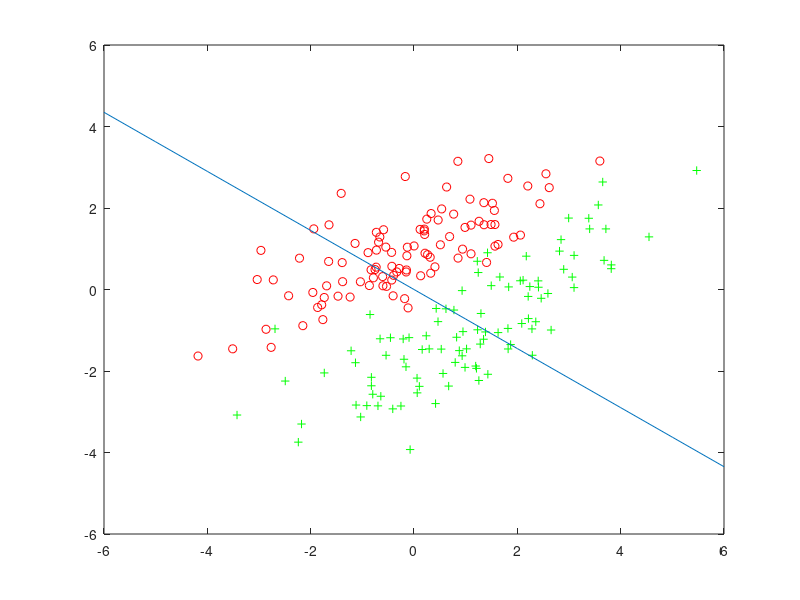

MATLAB code for this plot:
load testdata_fisher.mat
X1x=X1(:,1);
X1y=X1(:,2);
X2x=X2(:,1);
X2y=X2(:,2);
C1=cov(X1);
C2=cov(X2);
u1=(mean(X1))';
u2=(mean(X2))';
w=(C1+C2)\(u1-u2);
k=w(1)/w(2);
plot(X1x,X1y,'ro')
hold on
plot(X2x,X2y,'g+')
hold on
%line([-w(1),w(1)],[-w(2),w(2)])
n=(-6:1:6);
y=n*k;
plot(n,y)